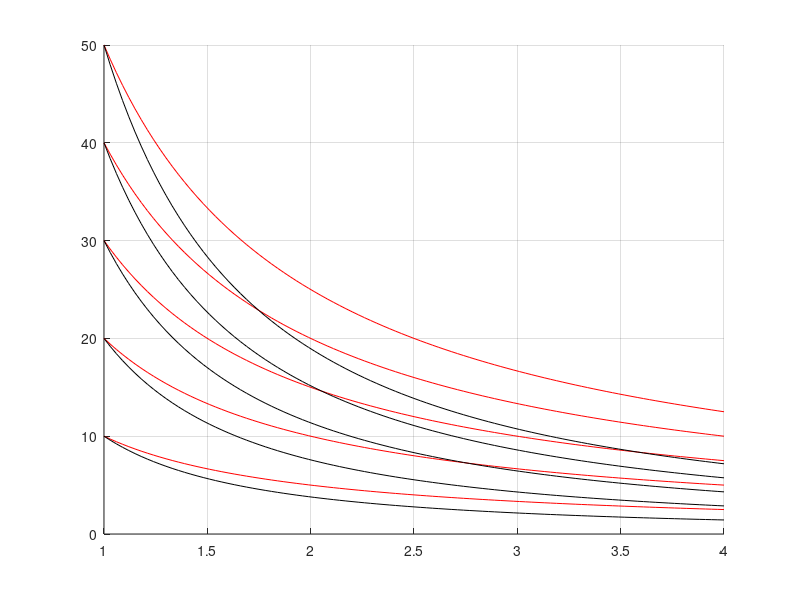

MATLAB code for this plot:
%  il programma illustra il ciclo di Carnot (termodinamica) 
%  Ciclo di Carnot
   clear all
   close all, clc
%  ------------ attiva grafica --------------
   hh=figure;
   set(hh, 'Units', 'normalized');
   set(hh, 'Position', [5  5  0.5  0.45]);
   whitebg(hh, 'white')
   hold on,  grid on , zoom on
%  --------------- dati --------------------
   V1 = 1; V2 = 4;  % volumi estremi 
   N = 100;         % numero suddivisioni
   h = (V2-V1)/N;   % passo
   v = V1:h:V2;     % vettore volumi
   c = 1.4;         % per le adiabatiche
   
%  isoterme in rosso
   for B = 10: 10 :50
     pt = B ./ v ;  % vettore pressioni isoterme
     plot(v,pt,'r') % traccia funzione
   end
   
%  adiabatiche in nero 
   va = v .^ c;
   for A = 10: 10 :50
     pa = A ./ va ; % vettore pressioni adiabatiche
     plot(v,pa,'k') % traccia funzione
   end

%  ------------------------------------------